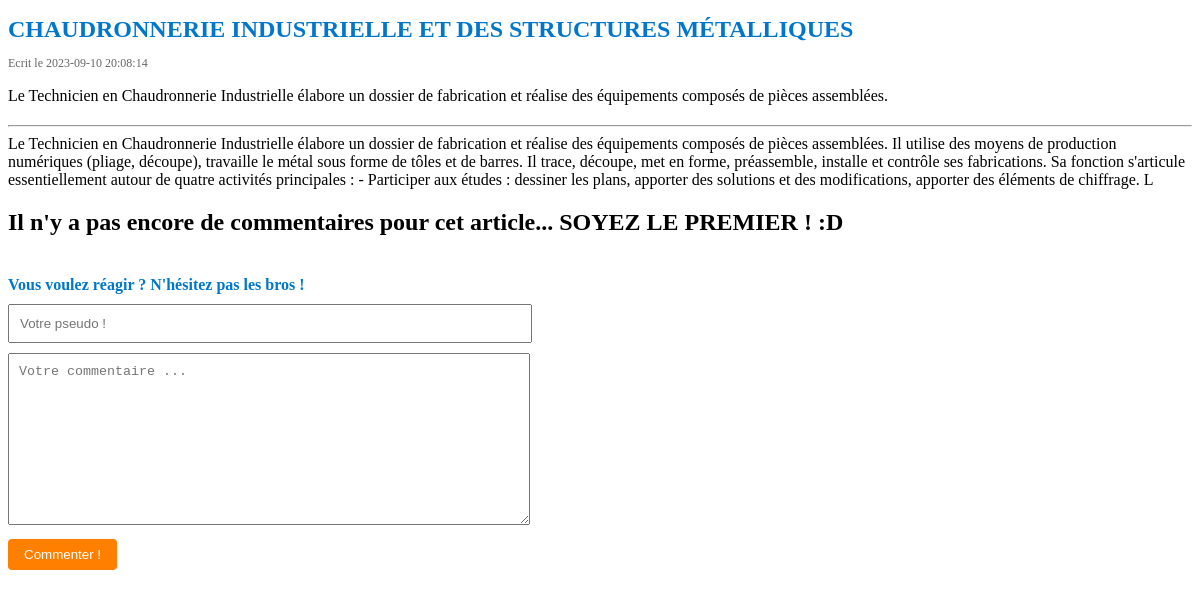
Screenshot of /article?id=151 with the database file from the repository.
### tables this page shows
CREATE TABLE `articles` (
  `id` int(11) NOT NULL,
  `aimage` varchar(1000) DEFAULT NULL,
  `title` varchar(255) NOT NULL,
  `slug` varchar(255) NOT NULL,
  `introduction` text NOT NULL,
  `content` text NOT NULL,
  `created_at` datetime NOT NULL
);

### article.php (called while the page is built, shortened)
<?php
$article_id = filter_input(INPUT_GET, 'id', FILTER_VALIDATE_INT);
$pdo = new PDO('mysql:host=localhost;dbname=blogpoo;charset=utf8', 'root', '', [
    PDO::ATTR_ERRMODE => PDO::ERRMODE_EXCEPTION,
    PDO::ATTR_DEFAULT_FETCH_MODE => PDO::FETCH_ASSOC
]);
$query = $pdo->prepare("SELECT * FROM articles WHERE id = :article_id");
$query->execute(['article_id' => $article_id]);
$article = $query->fetch();
$query = $pdo->prepare("SELECT * FROM comments WHERE article_id = :article_id");
$query->execute(['article_id' => $article_id]);
$commentaires = $query->fetchAll();
require('templates/articles/show_html.php');
require('templates/layout_html.php');

### templates/articles/show_html.php (the view, shortened to what this page needs)
<h1 class="article-title"><?= $article['title'] ?></h1>
<small class="article-date">Ecrit le <?= $article['created_at'] ?></small>
<p class="article-introduction"><?= $article['introduction'] ?></p>
<hr class="article-divider">
<?= $article['content'] ?>
<?php if (count($commentaires) === 0) : ?>
  <h2 class="comment-heading">Il n'y a pas encore de commentaires pour cet article... SOYEZ LE PREMIER ! :D</h2>
<?php endif ?>
<form action="save-comment" method="POST" class="comment-form">
  <h3 class="comment-form-heading">Vous voulez réagir ? N'hésitez pas les bros !</h3>
  <input type="text" name="author" placeholder="Votre pseudo !" class="comment-form-author">
  <textarea name="content" cols="30" rows="10" placeholder="Votre commentaire ..." class="comment-form-content"></textarea>
  <button class="comment-form-submit">Commenter !</button>
</form>

### templates/layout_html.php (style rules this page uses)
.article-title { font-size: 24px; color: #0077CC; margin-bottom: 10px; }
.article-date { font-size: 12px; color: #666; }
.article-introduction { margin-bottom: 20px; }
.comment-form { margin-top: 40px; }
.comment-form h3 { font-size: 16px; color: #0077CC; margin-bottom: 10px; }
.comment-form input[type="text"], .comment-form textarea { width: 100%; padding: 10px; margin-bottom: 10px; }
.comment-form textarea { resize: vertical; }
.comment-form button { padding: 8px 16px; background-color: #FF8000; color: #FFF; border: none; border-radius: 4px; cursor: pointer; }
form { margin-top: 20px; width: 500px; }
input[type="text"], textarea { width: 100%; padding: 10px; margin-bottom: 10px; }

### rows the page displays
articles: title "CHAUDRONNERIE INDUSTRIELLE ET DES STRUCTURES MÉTALLIQUES", created_at "2023-09-10 20:08:14", introduction "Le Technicien en Chaudronnerie Industrielle élabore un dossier de fabrication et réalise des équipements composés de pièces assemblées.", content "Le Technicien en Chaudronnerie Industrielle élabore un dossier de fabrication et réalise des équipements composés de pièces assemblées. Il utilise des moyens de production numériques (pliage, découpe), travaille le métal sous forme de tôles et de barres. Il trace, découpe, met en forme, préassemble, installe et contrôle ses fabrications. Sa fonction s'articule essentiellement autour de quatre activités principales : - Participer aux études : dessiner les plans, apporter des solutions et des modifications, apporter des éléments de chiffrage. L"
